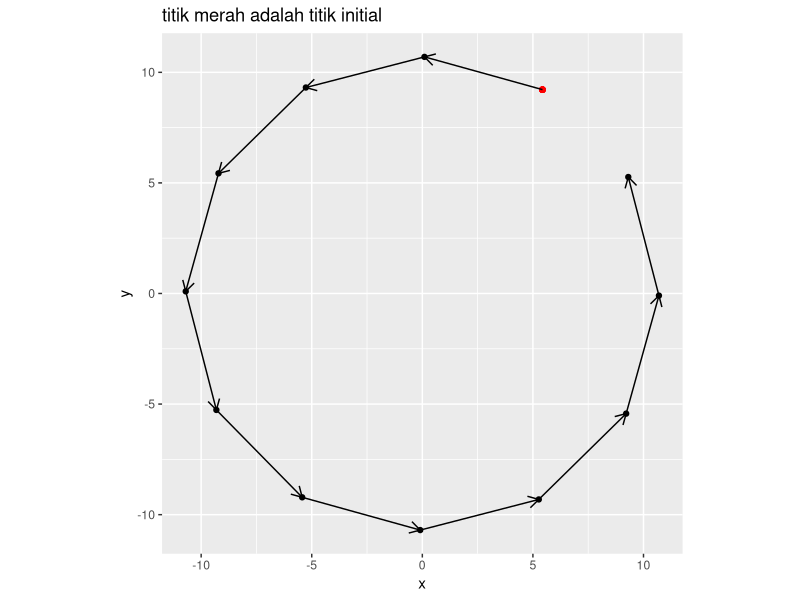
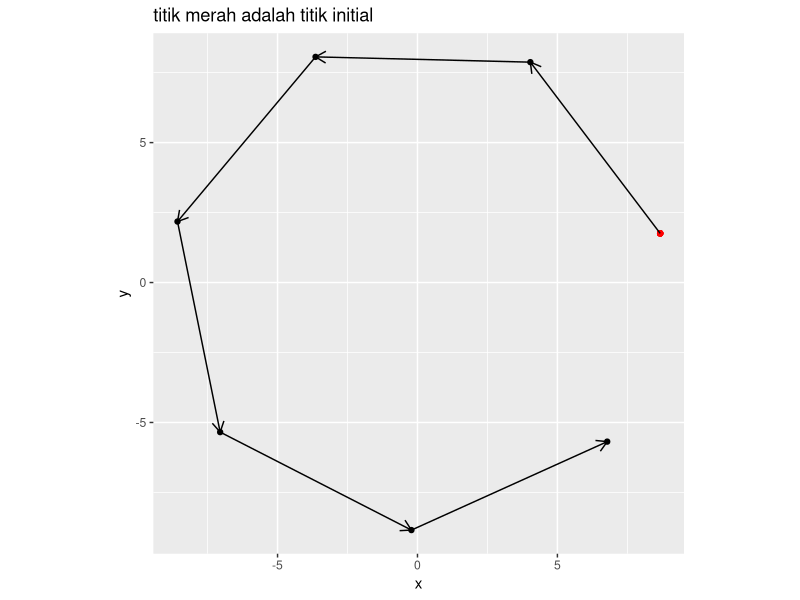
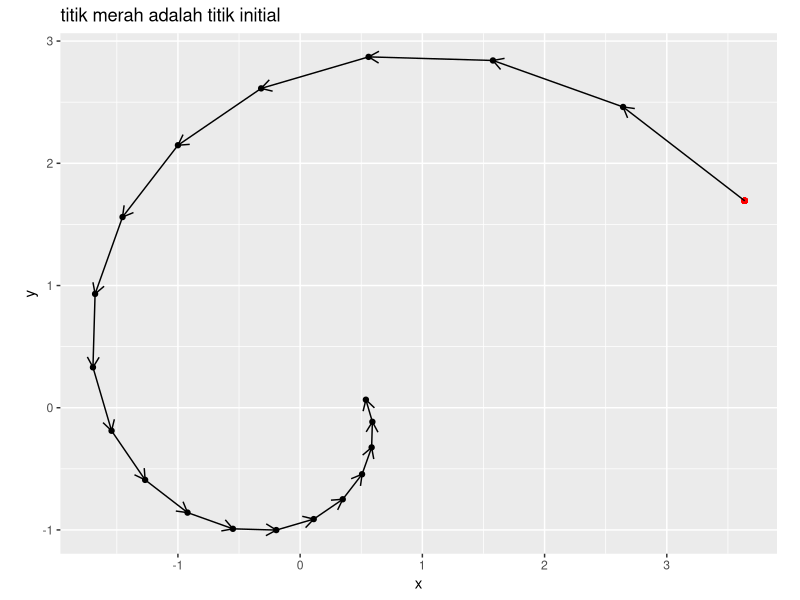
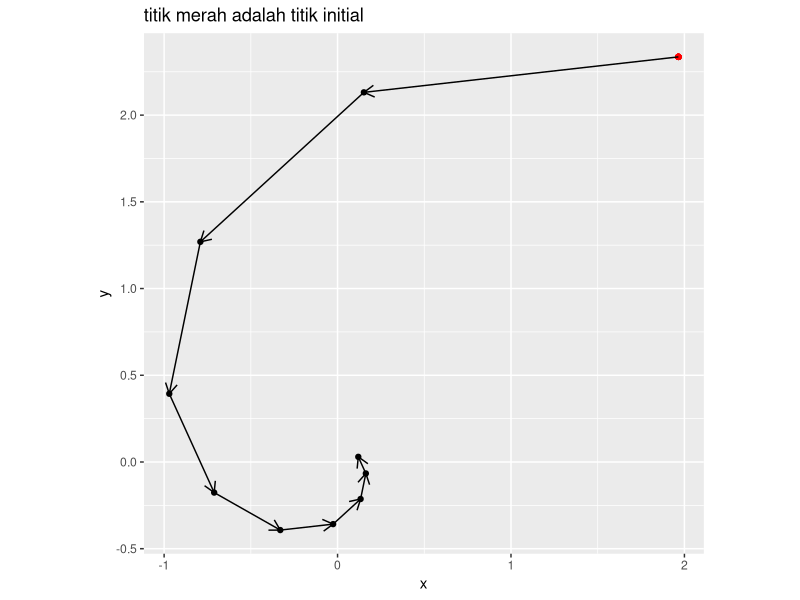
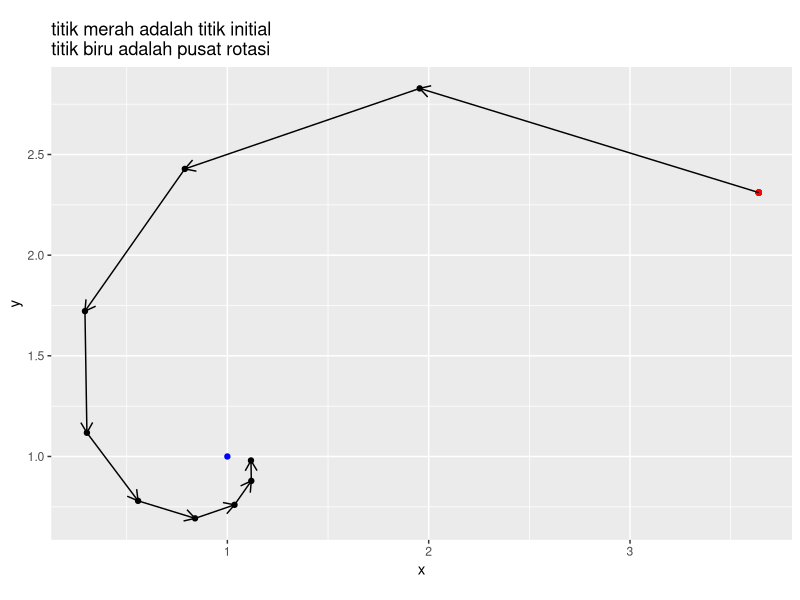

Here is the R script that generated these plots, in order:
## ---- chunk 1
rm(list=ls())
options(digits = 4)

library(dplyr)
library(ggplot2)
## ---- chunk 2
# function untuk random titik
rand_titik = function(a,b){
  runif(2,a,b)
}
## ---- chunk 3
# mendefinisikan program
rotasi_kan = function(x0,rot){
  # menghitung theta
  theta = 2*pi/rot

  # definisi matriks rotasi
  A = matrix(c(cos(theta),-sin(theta),
             sin(theta),cos(theta)),
           ncol = 2,byrow = T)
  
  # membuat template
  temp = vector("list")
  temp[[1]] = x0

  # proses rotasi
  for(i in 2:rot){
    xk = A %*% x0
    temp[[i]] = xk
    x0 = xk
  }
  
  # membuat template data frame
  final = data.frame(x = rep(NA,rot),
                     y = rep(NA,rot))
  
  # gabung data dari list
  for(i in 1:rot){
    tempura = temp[[i]]
    final$x[i] = tempura[1]
    final$y[i] = tempura[2]
  }

  # membuat plot
  plot = 
    ggplot() +
    geom_point(aes(x,y),data = final) +
    geom_point(aes(x[1],y[1]),
               data = final,
               color = "red") +
    coord_equal() +
    labs(title = "titik merah adalah titik initial") 
  
  # enrich dengan garis panah
  panah = data.frame(
    x_start = final$x[1:(rot-1)],
    x_end = final$x[2:rot],
    y_start = final$y[1:(rot-1)],
    y_end = final$y[2:rot]
  )
  # menambahkan garis panah ke plot
  plot = 
    plot + 
    geom_segment(aes(x = x_start,
                 xend = x_end,
                 y = y_start,
                 yend = y_end),
                 data = panah,
                 arrow = arrow(length = unit(.3,"cm"))
                 )
  
  # menyiapkan output
  list("Grafik rotasi" = plot,
       "Titik-titik rotasi" = final)
  }
## ---- chunk 4
# uji coba
rot = 12 # berapa banyak rotasi
x0 = rand_titik(0,10) # generate random titik

rotasi_kan(x0,rot)
## ---- chunk 5
# uji coba
rot = 7 # berapa banyak rotasi
x0 = rand_titik(0,10) # generate random titik

rotasi_kan(x0,rot)
## ---- chunk 6
# mendefinisikan program
rotasi_konstraksi_kan = function(x0,rot,r){
  # menghitung theta
  theta = 2*pi/rot

  # definisi matriks rotasi
  A = matrix(c(cos(theta),-sin(theta),
             sin(theta),cos(theta)),
           ncol = 2,byrow = T)
  
  # membuat template
  temp = vector("list")
  temp[[1]] = x0

  # proses rotasi dan konstraksi
  for(i in 2:rot){
    xk = A %*% x0
    xk = r * xk
    temp[[i]] = xk
    x0 = xk
  }
  
  # membuat template data frame
  final = data.frame(x = rep(NA,rot),
                     y = rep(NA,rot))
  
  # gabung data dari list
  for(i in 1:rot){
    tempura = temp[[i]]
    final$x[i] = tempura[1]
    final$y[i] = tempura[2]
  }

  # membuat plot
  plot = 
    ggplot() +
    geom_point(aes(x,y),data = final) +
    geom_point(aes(x[1],y[1]),
               data = final,
               color = "red") +
    coord_equal() +
    labs(title = "titik merah adalah titik initial") 
  
  # enrich dengan garis panah
  panah = data.frame(
    x_start = final$x[1:(rot-1)],
    x_end = final$x[2:rot],
    y_start = final$y[1:(rot-1)],
    y_end = final$y[2:rot]
  )
  # menambahkan garis panah ke plot
  plot = 
    plot + 
    geom_segment(aes(x = x_start,
                 xend = x_end,
                 y = y_start,
                 yend = y_end),
                 data = panah,
                 arrow = arrow(length = unit(.3,"cm"))
                 )
  
  # menyiapkan output
  list("Grafik rotasi" = plot,
       "Titik-titik rotasi" = final)
  }
## ---- chunk 7
# uji coba
rot = 20 # berapa banyak rotasi
x0 = rand_titik(0,4) # generate random titik
r = .9
rotasi_konstraksi_kan(x0,rot,r)
## ---- chunk 8
# uji coba
rot = 10 # berapa banyak rotasi
x0 = rand_titik(0,4) # generate random titik
r = .7
rotasi_konstraksi_kan(x0,rot,r)
## ---- chunk 9
# mendefinisikan program
rotasi_konstraksi_pusat_kan = function(x0,rot,r,x_bin){
  # menghitung theta
  theta = 2*pi/rot

  # definisi matriks rotasi
  A = matrix(c(cos(theta),-sin(theta),
             sin(theta),cos(theta)),
           ncol = 2,byrow = T)
  
  # membuat template
  temp = vector("list")
  temp[[1]] = x0

  # proses rotasi dan konstraksi
  for(i in 2:rot){
    xk = A %*% (x0-x_bin) # diputar dengan x_bin sebagai pusat
    xk = x_bin + (r * xk)
    temp[[i]] = xk
    x0 = xk
  }
  
  # membuat template data frame
  final = data.frame(x = rep(NA,rot),
                     y = rep(NA,rot))
  
  # gabung data dari list
  for(i in 1:rot){
    tempura = temp[[i]]
    final$x[i] = tempura[1]
    final$y[i] = tempura[2]
  }

  # membuat plot
  plot = 
    ggplot() +
    geom_point(aes(x,y),data = final) +
    geom_point(aes(x[1],y[1]),
               data = final,
               color = "red") +
    coord_equal() +
    geom_point(aes(x = x_bin[1],
		   y = x_bin[1]),
	       color = "blue") +
    labs(title = "titik merah adalah titik initial\ntitik biru adalah pusat rotasi") 
  
  # enrich dengan garis panah
  panah = data.frame(
    x_start = final$x[1:(rot-1)],
    x_end = final$x[2:rot],
    y_start = final$y[1:(rot-1)],
    y_end = final$y[2:rot]
  )
  # menambahkan garis panah ke plot
  plot = 
    plot + 
    geom_segment(aes(x = x_start,
                 xend = x_end,
                 y = y_start,
                 yend = y_end),
                 data = panah,
                 arrow = arrow(length = unit(.3,"cm"))
                 )
  
  # menyiapkan output
  list("Grafik rotasi" = plot,
       "Titik-titik rotasi" = final)
  }
## ---- chunk 10
# uji coba
rot = 10 # berapa banyak rotasi
x0 = rand_titik(0,4) # generate random titik
x_bintang = c(1,1) # contoh pusat rotasi
r = .7
rotasi_konstraksi_pusat_kan(x0,rot,r,x_bintang)
